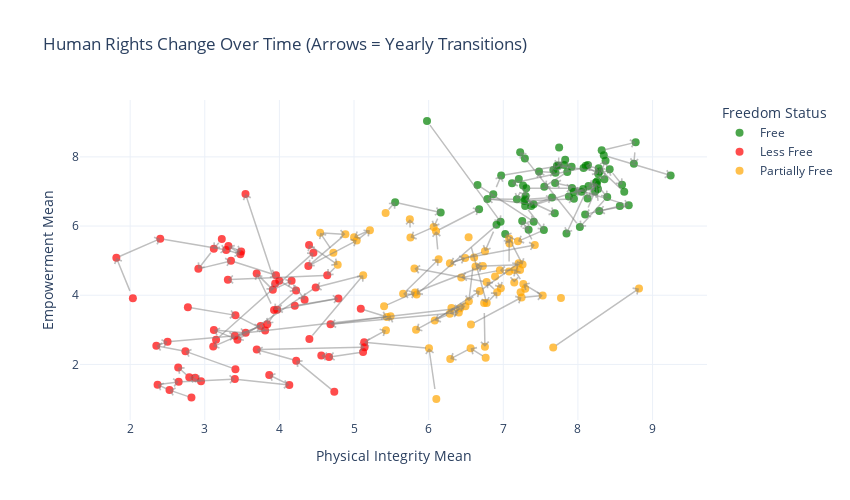

Notebook source saved alongside this figure:
### Markdown cell above
# Research Question 1

Are improvements in empowerment rights (freedom of speech, assembly, political participation) occurring alongside improvements in physical integrity rights (protection from violence), or are there trade-offs between the two dimensions over time? Among all countries, which ones demonstrate the greatest overall gains or losses in human rights (combining empowerment and physical integrity)? Furthermore, is the world collectively moving toward better protection of human rights, or are global trends showing stagnation or backsliding?

### Code cell
# Load and clean data
df1 = pd.read_csv('csv files/cpr.csv')
df = df1[['country', 'year', 'physint_mean', 'empower_mean']].dropna()
df = df.sort_values(['country', 'year'])

# Standardize for clustering
scaler = StandardScaler()
X_scaled = scaler.fit_transform(df[['physint_mean', 'empower_mean']])

# Run KMeans clustering
kmeans = KMeans(n_clusters=3, random_state=42, n_init=10)
df['cluster'] = kmeans.fit_predict(X_scaled)

# Assign labels to clusters
cluster_avg = df.groupby('cluster')[['physint_mean', 'empower_mean']].mean().sum(axis=1)
sorted_clusters = cluster_avg.sort_values().index.tolist()
label_map = {sorted_clusters[0]: 'Less Free', sorted_clusters[1]: 'Partially Free', sorted_clusters[2]: 'Free'}
df['freedom_status'] = df['cluster'].map(label_map)

# Setup color map
status_colors = {'Free': 'green', 'Partially Free': 'orange', 'Less Free': 'red'}

# Initialize figure
fig = go.Figure()

# Plot points with color-coded status
for status in df['freedom_status'].unique():
    subset = df[df['freedom_status'] == status]
    fig.add_trace(go.Scatter(
        x=subset['physint_mean'],
        y=subset['empower_mean'],
        mode='markers',
        name=status,
        marker=dict(color=status_colors[status], size=8, opacity=0.7),
        hovertext=subset['country'] + " (" + subset['year'].astype(str) + ")",
        hoverinfo='text'
    ))

# Add directional arrows (line segments with arrowheads)
for country in df['country'].unique():
    country_data = df[df['country'] == country].sort_values('year')
    for i in range(len(country_data) - 1):
        row_start = country_data.iloc[i]
        row_end = country_data.iloc[i + 1]
        color = 'gray'  # You can replace with logic to color-code arrows

        fig.add_annotation(
            x=row_end['physint_mean'],
            y=row_end['empower_mean'],
            ax=row_start['physint_mean'],
            ay=row_start['empower_mean'],
            xref='x', yref='y',
            axref='x', ayref='y',
            showarrow=True,
            arrowhead=4,
            arrowsize=1,
            arrowwidth=1.5,
            opacity=0.5,
            arrowcolor=color
        )

# Layout settings
fig.update_layout(
    title='Human Rights Change Over Time (Arrows = Yearly Transitions)',
    xaxis_title='Physical Integrity Mean',
    yaxis_title='Empowerment Mean',
    legend_title='Freedom Status',
    width=850,
    height=500,
    template='plotly_white'
)

fig.show()
